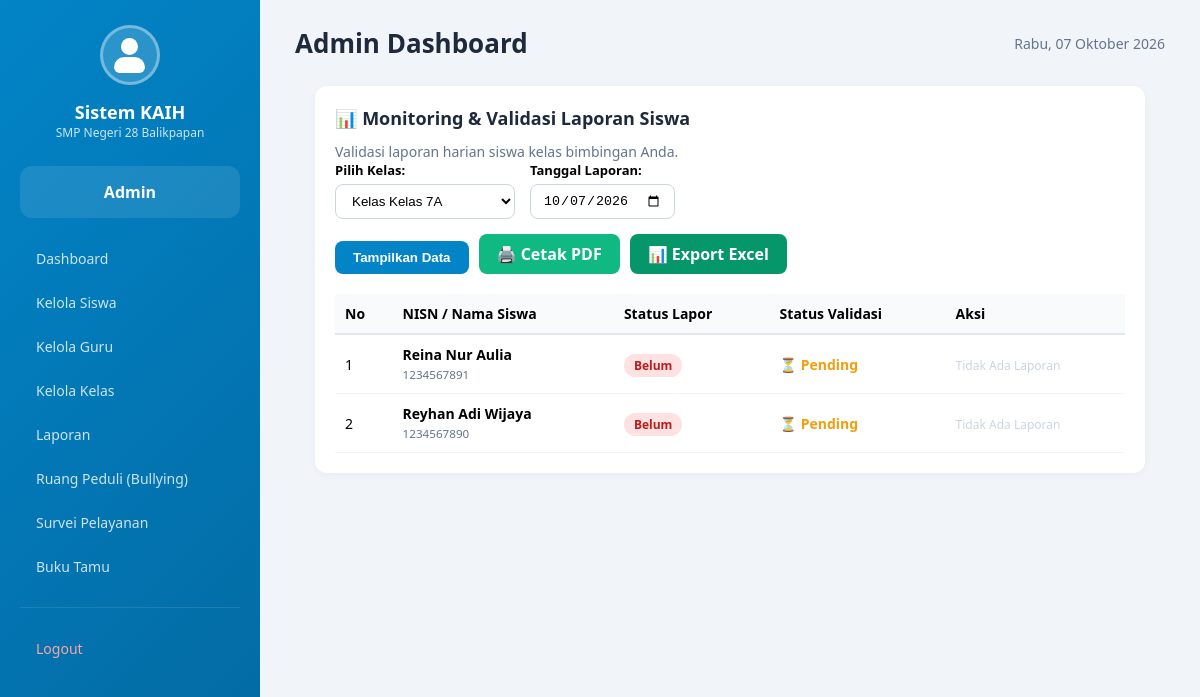
/aplikasi/guru/monitoring.php (signed in), run on the app's committed database.
### tables this page shows
CREATE TABLE `guru` (
  `id` bigint unsigned NOT NULL AUTO_INCREMENT,
  `nip` varchar(30) NOT NULL,
  `nama_guru` varchar(100) NOT NULL,
  `kelas` varchar(50) DEFAULT NULL,
  `jenis_kelamin` enum('L','P') DEFAULT NULL,
  `alamat` text,
  `no_hp` varchar(20) DEFAULT NULL,
  `jabatan` varchar(50) DEFAULT NULL,
  `created_at` timestamp NULL DEFAULT NULL,
  `updated_at` timestamp NULL DEFAULT NULL,
  PRIMARY KEY (`id`),
  UNIQUE KEY `unique_nip` (`nip`)
);

CREATE TABLE `siswa` (
  `id` bigint unsigned NOT NULL AUTO_INCREMENT,
  `nisn` varchar(30) NOT NULL,
  `nama_siswa` varchar(100) NOT NULL,
  `kelas` varchar(50) DEFAULT NULL,
  `jenis_kelamin` enum('L','P') DEFAULT NULL,
  `wali_kelas_id` bigint unsigned DEFAULT NULL,
  `created_at` timestamp NULL DEFAULT NULL,
  `updated_at` timestamp NULL DEFAULT NULL,
  PRIMARY KEY (`id`),
  UNIQUE KEY `unique_nisn` (`nisn`),
  KEY `siswa_wali_kelas_id_foreign` (`wali_kelas_id`),
  CONSTRAINT `siswa_wali_kelas_id_foreign` 
    FOREIGN KEY (`wali_kelas_id`) REFERENCES `kaih_kelas` (`id`) 
    ON DELETE SET NULL ON UPDATE CASCADE
);

### aplikasi/guru/monitoring.php (the view, shortened to what this page needs)
<?php
require_once '../includes/header-kaih.php';
$guru_id = $_SESSION['guru_id'] ?? $_SESSION['user_id'] ?? 0;
$kelas_guru_default = '';
if ($guru_id > 0) {
    $stmtG = $pdo->prepare("SELECT kelas FROM guru WHERE id = ? OR nip = (SELECT username FROM users WHERE id = ?)");
    $stmtG->execute([$guru_id, $guru_id]);
    $rowG = $stmtG->fetch(PDO::FETCH_ASSOC);
    if ($rowG) { $kelas_guru_default = $rowG['kelas'] ?? ''; }
}
$list_kelas = $pdo->query("SELECT nama_kelas FROM kaih_kelas ORDER BY nama_kelas ASC")->fetchAll(PDO::FETCH_COLUMN);
$selected_kelas = $_GET['kelas'] ?? $kelas_guru_default;
$selected_tanggal = $_GET['tanggal'] ?? date('Y-m-d');
$laporan_siswa = [];
if (!empty($selected_kelas)) {
    $sql = "SELECT s.id AS siswa_id, s.nisn, s.nama_siswa, s.kelas,
                   lh.id AS laporan_id, lh.tanggal, lh.bangun, lh.ibadah, lh.olahraga,
                   lh.sarapan, lh.membaca, lh.membantu, lh.menabung,
                   lh.orang_tua_validated_at, lh.guru_validated_at
            FROM siswa s
            LEFT JOIN laporan_harian lh ON lh.siswa_id = s.id AND lh.tanggal = :tanggal
            WHERE s.kelas = :kelas ORDER BY s.nama_siswa ASC";
    $stmt = $pdo->prepare($sql);
    $stmt->execute([':tanggal' => $selected_tanggal, ':kelas' => $selected_kelas]);
    $laporan_siswa = $stmt->fetchAll(PDO::FETCH_ASSOC);
}
?>
<div class="card" style="padding: 20px; background: white; border-radius: 12px; box-shadow: 0 2px 10px rgba(0,0,0,0.04); margin: 20px;">
    <h3>📊 Monitoring & Validasi Laporan Siswa</h3>
    <p style="color: #64748b; font-size: 14px;">Validasi laporan harian siswa kelas bimbingan Anda.</p>
    <form method="GET" action="" style="display: flex; gap: 15px; margin-bottom: 20px; align-items: flex-end; flex-wrap: wrap;">
        <div>
            <label style="font-weight: 600; display: block; margin-bottom: 5px; font-size: 13px;">Pilih Kelas:</label>
            <select name="kelas" style="padding: 8px 12px; border-radius: 8px; border: 1px solid #cbd5e1; width: 180px; background: white;">
                <?php foreach ($list_kelas as $k): ?>
                    <option value="<?= htmlspecialchars($k) ?>" <?= $selected_kelas === $k ? 'selected' : '' ?>>Kelas <?= htmlspecialchars($k) ?></option>
                <?php endforeach; ?>
            </select>
        </div>
        <div>
            <label style="font-weight: 600; display: block; margin-bottom: 5px; font-size: 13px;">Tanggal Laporan:</label>
            <input type="date" name="tanggal" value="<?= htmlspecialchars($selected_tanggal) ?>" style="padding: 8px 12px; border-radius: 8px; border: 1px solid #cbd5e1;">
        </div>
        <div style="display: flex; gap: 10px; align-items: flex-end;">
            <button type="submit" style="padding: 9px 18px; background: #0284c7; color: white; border: none; border-radius: 8px; cursor: pointer; font-weight: 600;">Tampilkan Data</button>
            <?php if (!empty($selected_kelas)): ?>
            <a href="cetak_laporan.php?kelas=<?= urlencode($selected_kelas) ?>&tanggal=<?= urlencode($selected_tanggal) ?>" target="_blank" style="padding: 9px 18px; background: #10b981; color: white; text-decoration: none; border-radius: 8px; font-weight: 600; display: inline-flex; align-items: center;">🖨️ Cetak PDF</a>
            <a href="export_to_excel.php?kelas=<?= urlencode($selected_kelas) ?>&tanggal=<?= urlencode($selected_tanggal) ?>" style="padding: 9px 18px; background: #059669; color: white; text-decoration: none; border-radius: 8px; font-weight: 600; display: inline-flex; align-items: center;">📊 Export Excel</a>
            <?php endif; ?>
        </div>
    </form>
    <div style="overflow-x: auto;">
        <table style="width: 100%; border-collapse: collapse; font-size: 14px;">
            <thead>
                <tr style="background: #f8fafc; text-align: left;">
                    <th style="padding: 10px; border-bottom: 2px solid #e2e8f0;">No</th>
                    <th style="padding: 10px; border-bottom: 2px solid #e2e8f0;">NISN / Nama Siswa</th>
                    <th style="padding: 10px; border-bottom: 2px solid #e2e8f0;">Status Lapor</th>
                    <th style="padding: 10px; border-bottom: 2px solid #e2e8f0;">Status Validasi</th>
                    <th style="padding: 10px; border-bottom: 2px solid #e2e8f0;">Aksi</th>
                </tr>
            </thead>
            <tbody>
                <?php if (empty($laporan_siswa)): ?>
                    <tr><td colspan="5" style="padding: 20px; text-align: center; color: #94a3b8;">Silakan pilih kelas terlebih dahulu atau tidak ada siswa di kelas tersebut.</td></tr>
                <?php else: ?>
                    <?php $no = 1; foreach ($laporan_siswa as $s):
                        $is_lapor = !empty($s['laporan_id']);
                        $is_validated = $is_lapor && (!empty($s['orang_tua_validated_at']) || !empty($s['guru_validated_at']));
                    ?>
                        <tr>
                            <td style="padding: 10px; border-bottom: 1px solid #f1f5f9;"><?= $no++ ?></td>
                            <td style="padding: 10px; border-bottom: 1px solid #f1f5f9;">
                                <b><?= htmlspecialchars($s['nama_siswa']) ?></b><br>
                                <small style="color: #64748b;"><?= htmlspecialchars($s['nisn']) ?></small>
                            </td>
                            <td style="padding: 10px; border-bottom: 1px solid #f1f5f9;">
                                <?php if ($is_lapor): ?>
                                    <span style="background: #dcfce7; color: #15803d; padding: 3px 10px; border-radius: 20px; font-size: 12px; font-weight: 700;">Sudah Lapor</span>
                                <?php else: ?>
                                    <span style="background: #fee2e2; color: #b91c1c; padding: 3px 10px; border-radius: 20px; font-size: 12px; font-weight: 700;">Belum</span>
                                <?php endif; ?>
                            </td>
                            <td style="padding: 10px; border-bottom: 1px solid #f1f5f9;">
                                <?= $is_validated ? '<span style="color:#16a34a; font-weight:bold;">✔️ Sudah Divalidasi</span>' : '<span style="color:#f59e0b; font-weight:bold;">⏳ Pending</span>' ?>
                            </td>
                            <td style="padding: 10px; border-bottom: 1px solid #f1f5f9;">
                                <?php if ($is_lapor): ?>
                                    <?php if ($is_validated): ?>
                                        <a href="?aksi=batal&id=<?= $s['laporan_id'] ?>&kelas=<?= urlencode($selected_kelas) ?>&tanggal=<?= urlencode($selected_tanggal) ?>"
                                           onclick="return confirm('Batalkan validasi ini? Laporan akan kembali berstatus Pending.');"
                                           style="padding: 6px 12px; background: #ef4444; color: white; text-decoration: none; border-radius: 6px; font-size: 12px; font-weight: 600; display: inline-block;">
                                            Batal Setuju
                                        </a>
                                    <?php else: ?>
                                        <a href="?aksi=setuju&id=<?= $s['laporan_id'] ?>&kelas=<?= urlencode($selected_kelas) ?>&tanggal=<?= urlencode($selected_tanggal) ?>"
                                           style="padding: 6px 12px; background: #0284c7; color: white; text-decoration: none; border-radius: 6px; font-size: 12px; font-weight: 600; display: inline-block;">
                                            Setujui
                                        </a>
                                    <?php endif; ?>
                                <?php else: ?>
                                    <span style="color: #cbd5e1; font-size: 12px;">Tidak Ada Laporan</span>
                                <?php endif; ?>
                            </td>
                        </tr>
                    <?php endforeach; ?>
                <?php endif; ?>
            </tbody>
        </table>
    </div>
</div>

### aplikasi/includes/header-kaih.php (style rules this page uses)
* { margin: 0; padding: 0; box-sizing: border-box; }
body { font-family: 'Segoe UI', Tahoma, Geneva, Verdana, sans-serif; background: #f1f5f9; min-height: 100vh; }
.card { background: white; padding: 22px; border-radius: 16px; box-shadow: 0 2px 10px rgba(0,0,0,0.05); margin-bottom: 20px; }
.card h3 { font-size: 18px; color: #1e293b; margin-bottom: 12px; }

### data on the page
guru: kelas "Kelas Kelas 7A"
siswa: nama_siswa "Reina Nur Aulia", nisn "1234567891"
siswa: nama_siswa "Reyhan Adi Wijaya", nisn "1234567890"

### other printed values
$sidebarLabel "Admin"
$role "Admin"
tanggalIndo() "Rabu, 07 Oktober 2026"
